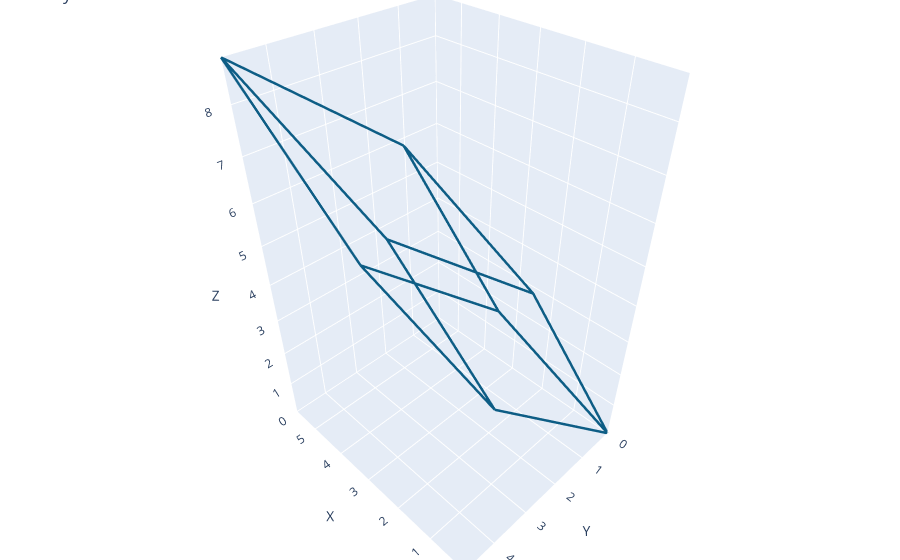

The cell this chart's notebook holds for it:
### Code cell
visualize_lattice(lattice)

### Figure 1 — Plotly figure (JSON) as saved in the notebook; plotly's stock layout.template omitted (floating-point values rounded to 4 significant figures)
{"data": [{"line": {"color": "#0d5d85", "width": 5}, "mode": "lines", "showlegend": false, "type": "scatter3d", "x": [0, 1.181], "y": [0, 2.819], "z": [0, 2.2]}, {"line": {"color": "#0d5d85", "width": 5}, "mode": "lines", "showlegend": false, "type": "scatter3d", "x": [1.181, 2.985], "y": [2.819, 3.871], "z": [2.2, 6.081]}, {"line": {"color": "#0d5d85", "width": 5}, "mode": "lines", "showlegend": false, "type": "scatter3d", "x": [2.985, 1.804], "y": [3.871, 1.052], "z": [6.081, 3.881]}, {"line": {"color": "#0d5d85", "width": 5}, "mode": "lines", "showlegend": false, "type": "scatter3d", "x": [1.804, 0], "y": [1.052, 0], "z": [3.881, 0]}, {"line": {"color": "#0d5d85", "width": 5}, "mode": "lines", "showlegend": false, "type": "scatter3d", "x": [2.768, 3.949], "y": [0.9823, 3.802], "z": [2.741, 4.941]}, {"line": {"color": "#0d5d85", "width": 5}, "mode": "lines", "showlegend": false, "type": "scatter3d", "x": [3.949, 5.753], "y": [3.802, 4.854], "z": [4.941, 8.822]}, {"line": {"color": "#0d5d85", "width": 5}, "mode": "lines", "showlegend": false, "type": "scatter3d", "x": [5.753, 4.572], "y": [4.854, 2.034], "z": [8.822, 6.622]}, {"line": {"color": "#0d5d85", "width": 5}, "mode": "lines", "showlegend": false, "type": "scatter3d", "x": [4.572, 2.768], "y": [2.034, 0.9823], "z": [6.622, 2.741]}, {"line": {"color": "#0d5d85", "width": 5}, "mode": "lines", "showlegend": false, "type": "scatter3d", "x": [0, 2.768], "y": [0, 0.9823], "z": [0, 2.741]}, {"line": {"color": "#0d5d85", "width": 5}, "mode": "lines", "showlegend": false, "type": "scatter3d", "x": [1.181, 3.949], "y": [2.819, 3.802], "z": [2.2, 4.941]}, {"line": {"color": "#0d5d85", "width": 5}, "mode": "lines", "showlegend": false, "type": "scatter3d", "x": [2.985, 5.753], "y": [3.871, 4.854], "z": [6.081, 8.822]}, {"line": {"color": "#0d5d85", "width": 5}, "mode": "lines", "showlegend": false, "type": "scatter3d", "x": [1.804, 4.572], "y": [1.052, 2.034], "z": [3.881, 6.622]}], "layout": {"autosize": true, "margin": {"b": 0, "l": 0, "r": 0, "t": 0}, "scene": {"aspectmode": "auto", "aspectratio": {"x": 0.9177, "y": 0.7743, "z": 1.407}, "camera": {"center": {"x": 0, "y": 0, "z": 0}, "eye": {"x": -1.197, "y": 1.187, "z": 1.358}, "projection": {"type": "perspective"}, "up": {"x": 0, "y": 0, "z": 1}}, "xaxis": {"range": [0, 5.753], "title": {"text": "X"}, "type": "linear"}, "yaxis": {"range": [0, 4.854], "title": {"text": "Y"}, "type": "linear"}, "zaxis": {"range": [0, 8.822], "title": {"text": "Z"}, "type": "linear"}}, "title": {"text": "Crystal Structure"}}}
